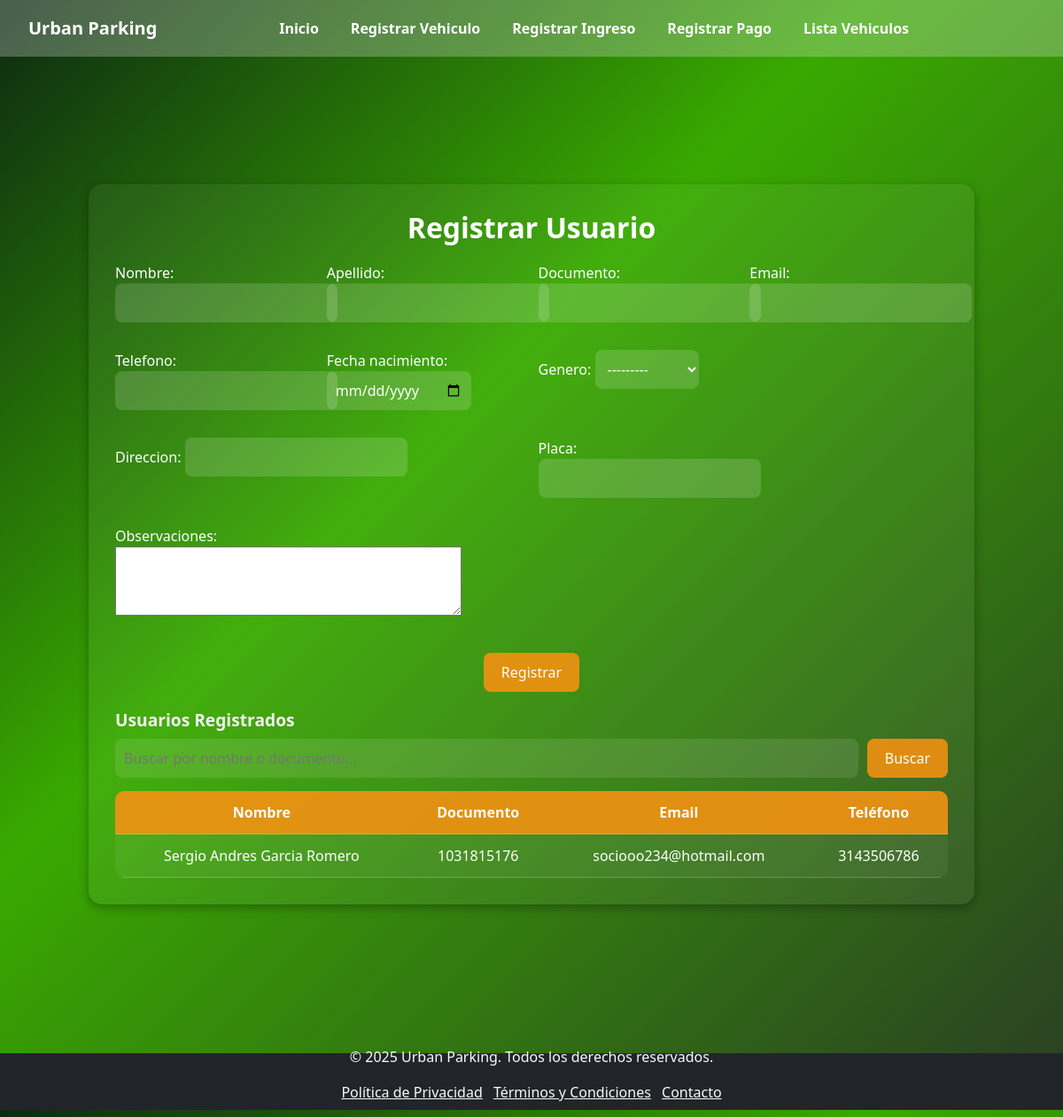
Screenshot of /usuarios/ with the database file from the repository.
### Appregistrousuario/models.py (models this page shows, shortened)
class Usuario(models.Model):
    GENERO_CHOICES = [
        ('M', 'Masculino'),
        ('F', 'Femenino'),
        ('O', 'Otro'),
    ]
    nombre = models.CharField(max_length=100)
    apellido = models.CharField(max_length=100)
    documento = models.CharField(max_length=50, unique=True)
    email = models.EmailField(unique=True)
    telefono = models.CharField(max_length=20, blank=True, null=True)
    fecha_nacimiento = models.DateField(blank=True, null=True)
    genero = models.CharField(max_length=1, choices=GENERO_CHOICES, blank=True, null=True)
    direccion = models.CharField(max_length=200, blank=True, null=True)
    placa = models.CharField(max_length=20, blank=True, null=True)
    observaciones = models.TextField(blank=True, null=True)
    creado_en = models.DateTimeField(auto_now_add=True)

### Appregistrousuario/views.py (the view)
# urls.py: path("", views.registro_usuario, name="registro"),
def registro_usuario(request):
    query = request.GET.get('q')
    if query:
        usuarios = Usuario.objects.filter(
            Q(nombre__icontains=query) |
            Q(apellido__icontains=query) |
            Q(documento__icontains=query)
        ).order_by('-creado_en')
    else:
        usuarios = Usuario.objects.all().order_by('-creado_en')
    if request.method == 'POST':
        form = UsuarioForm(request.POST)
        if form.is_valid():
            form.save()
            return redirect('registro_usuario')
    else:
        form = UsuarioForm()
    return render(request, 'usuario/usuarios.html', {
        'form': form,
        'usuarios': usuarios,
        'query': query if query else ''
    })

### Appregistrousuario/forms.py
class UsuarioForm(forms.ModelForm):
    class Meta:
        model = Usuario
        fields = [
            'nombre', 'apellido', 'documento', 'email', 'telefono',
            'fecha_nacimiento', 'genero', 'direccion', 'placa', 'observaciones'
        ]
        widgets = {
            'fecha_nacimiento': forms.DateInput(attrs={'type': 'date'}),
            'observaciones': forms.Textarea(attrs={'rows': 3}),
        }

### Appregistrousuario/templates/usuario/usuarios.html (shortened to what this page needs)
    {% extends 'soft/base222.html' %}
    {% block contenido %}
    <main>
    <div class="reg-container">
        <h2 class="reg-title">Registrar Usuario</h2>
        <form method="post">
        <div class="reg-grid">
            <p>{{ form.nombre.label_tag }} {{ form.nombre }}</p>
            <p>{{ form.apellido.label_tag }} {{ form.apellido }}</p>
            <p>{{ form.documento.label_tag }} {{ form.documento }}</p>
            <p>{{ form.email.label_tag }} {{ form.email }}</p>
            <p>{{ form.telefono.label_tag }} {{ form.telefono }}</p>
            <p>{{ form.fecha_nacimiento.label_tag }} {{ form.fecha_nacimiento }}</p>
            <p>{{ form.genero.label_tag }} {{ form.genero }}</p>
            <p style="grid-column: span 2;">{{ form.direccion.label_tag }} {{ form.direccion }}</p>
            <p>{{ form.placa.label_tag }} {{ form.placa }}</p>
            <p style="grid-column: span 2;">{{ form.observaciones.label_tag }} {{ form.observaciones }}</p>
        </div>
        <div class="reg-center">
            <button type="submit" class="reg-btn">Registrar</button>
        </div>
        </form>
        <h3 class="reg-subtitle">Usuarios Registrados</h3>
        <form method="get" class="reg-search">
        <input type="text" name="q" placeholder="Buscar por nombre o documento..." value="{{ query }}">
        <button type="submit" class="reg-btn">Buscar</button>
        </form>
        {% if usuarios %}
        <table class="reg-table">
            <thead>
            <tr>
                <th>Nombre</th>
                <th>Documento</th>
                <th>Email</th>
                <th>Teléfono</th>
            </tr>
            </thead>
            <tbody>
            {% for u in usuarios %}
                <tr>
                <td>{{ u.nombre }} {{ u.apellido }}</td>
                <td>{{ u.documento }}</td>
                <td>{{ u.email }}</td>
                <td>{{ u.telefono }}</td>
                </tr>
            {% endfor %}
            </tbody>
        </table>
        {% else %}
        <p class="reg-empty">No hay usuarios registrados aún.</p>
        {% endif %}
    </div>
    </main>
    {% endblock %}

### Appinformacion/static/informaj/css/informes44.css (style rules this page uses)
body { margin: 0; padding: 0; font-family: Arial, sans-serif; min-height: 100vh; display: flex; flex-direction: column; background: linear-gradient(135deg, #0c2911 0%, #39A900 40%, #2a3e24 100%); color: #333; }
main { flex-grow: 1; padding: 40px 20px; }

### Appregistro/static/registroj/css/styles.css (style rules this page uses)
.reg-container { max-width: 1000px; margin: 40px auto; background: rgba(255, 255, 255, 0.05); padding: 30px; border-radius: 15px; box-shadow: 0px 4px 12px rgba(0,0,0,0.3); color: white; }
.reg-title { text-align: center; font-size: 2rem; font-weight: bold; margin-bottom: 20px; color: #fff; }
.reg-subtitle { font-size: 1.2rem; font-weight: 600; margin: 20px 0 10px; color: #f0f0f0; }
.reg-grid { display: grid; grid-template-columns: repeat(auto-fill, minmax(180px, 1fr)); gap: 15px; }
.reg-grid input, .reg-grid select { padding: 10px; border-radius: 8px; border: none; outline: none; background: rgba(255,255,255,0.15); color: white; }
.reg-grid input::placeholder { color: #ddd; }
.reg-btn { background: #f49110e3; color: white; border: none; padding: 10px 20px; border-radius: 8px; cursor: pointer; transition: 0.3s; }
.reg-center { text-align: center; margin-top: 20px; }
.reg-search { display: flex; justify-content: center; gap: 10px; }
.reg-search input { flex: 1; padding: 10px; border-radius: 8px; border: none; background: rgba(255,255,255,0.1); color: white; }
.reg-table { width: 100%; border-collapse: collapse; margin-top: 15px; background: rgba(255,255,255,0.05); border-radius: 10px; overflow: hidden; }
.reg-table th, .reg-table td { padding: 12px; text-align: center; border-bottom: 1px solid rgba(255,255,255,0.2); }
.reg-table th { background: #f49110e3; color: white; }
option { color: black; }

### Appiniciosoft/static/softj/css/soft.css (style rules this page uses)
body { margin: 0; padding: 0; font-family: "Segoe UI", Arial, sans-serif; min-height: 100vh; display: flex; flex-direction: column; background: linear-gradient(135deg, #0c2911 0%, #39A900 40%, #2a3e24 100%); color: #fff; }

### parking/static/inicios/css/admin_united.css (style rules this page uses)
body { margin: 0; padding: 0; font-family: "Segoe UI", Arial, sans-serif; min-height: 100vh; display: flex; flex-direction: column; background: linear-gradient(135deg, #0c2911 0%, #39A900 40%, #2a3e24 100%); color: #fff; }

### rows the page displays
Usuario: nombre "Sergio Andres", apellido "Garcia Romero", documento "1031815176", email "sociooo234@hotmail.com", telefono "3143506786"
